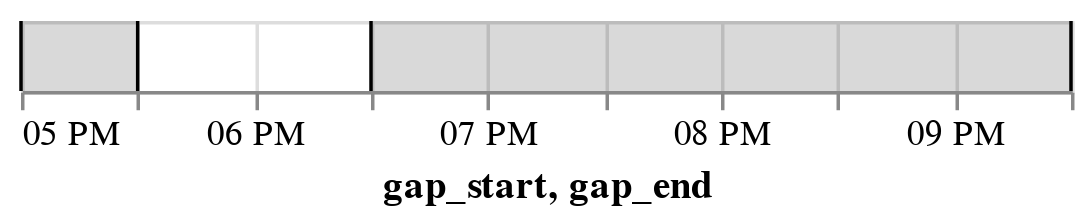

Notebook cell for this chart:
### Code cell
plot_missing_area(df)

### Figure 1 — Vega-Lite specification as saved in the notebook (floating-point values rounded to 4 significant figures)
{"config": {"view": {"continuousWidth": 300, "continuousHeight": 300}}, "layer": [{"mark": "rule", "encoding": {"x": {"field": "gap_start", "type": "temporal"}}}, {"mark": "rule", "encoding": {"x": {"field": "gap_end", "type": "temporal"}}}, {"mark": {"type": "rect", "color": "black", "opacity": 0.15}, "encoding": {"x": {"field": "gap_start", "type": "temporal"}, "x2": {"field": "gap_end"}}}], "data": {"name": "data-89d81a2ba5f94abd80f097addde19ef8"}, "$schema": "https://vega.github.io/schema/vega-lite/v5.2.0.json", "datasets": {"data-89d81a2ba5f94abd80f097addde19ef8": [{"gap_start": "2000-06-15T17:00:00", "gap_end": "2000-06-15T17:30:00"}, {"gap_start": "2000-06-15T18:30:00", "gap_end": "2000-06-15T21:30:00"}]}}
